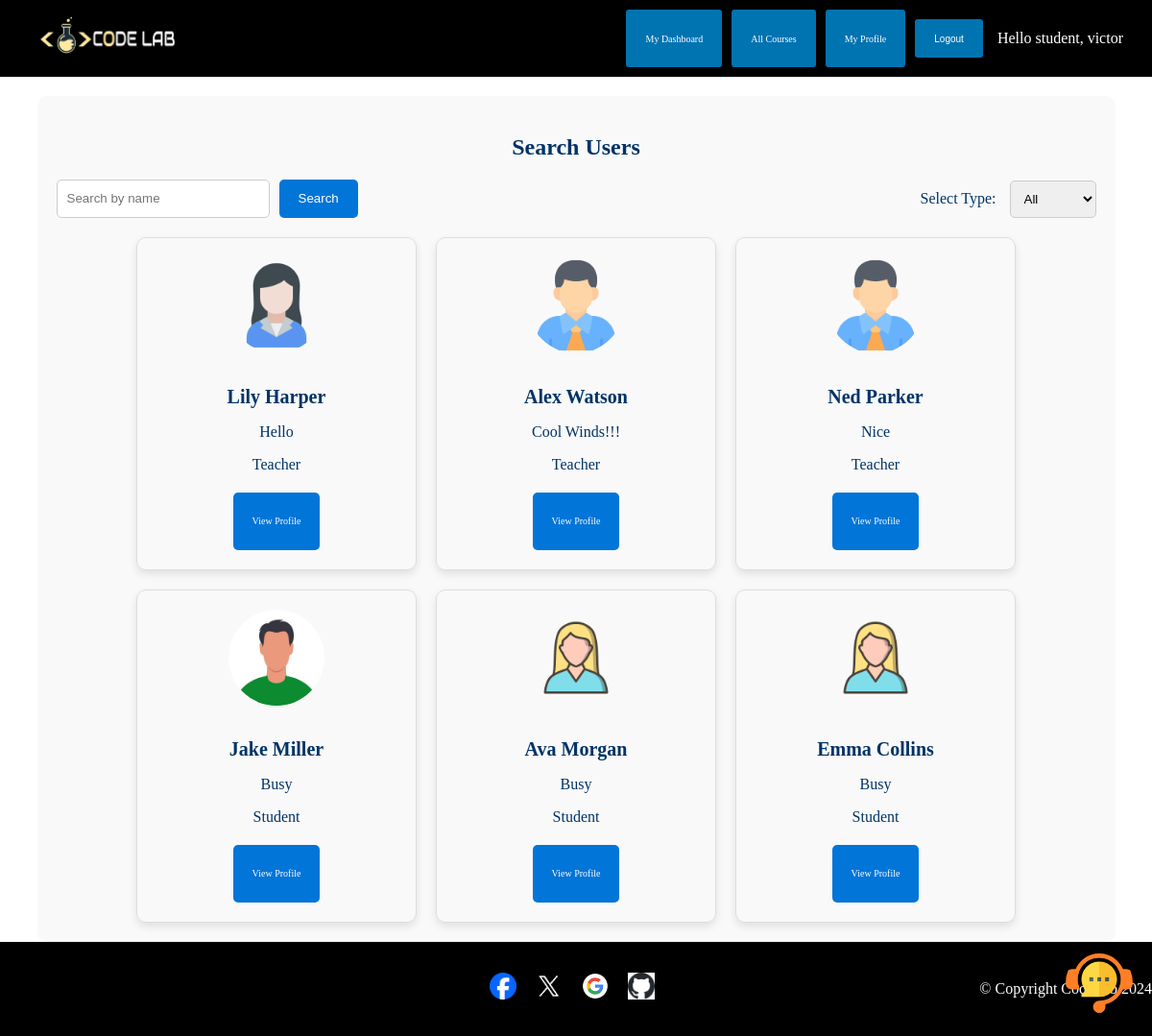
Screenshot of /search/ (signed in) with the database file from the repository.
### CodeLabWebsite/models.py (models this page shows, shortened)
class Profile(models.Model):
    user = models.OneToOneField(User, on_delete=models.CASCADE)  # Link to the User model
    name = models.CharField(max_length=100, null=True, blank=True)  # Optional name field
    teacher = models.BooleanField(default=False)  # Boolean field to indicate if the user is a teacher
    student = models.BooleanField(default=False)  # Boolean field to indicate if the user is a student
    photo = models.ImageField(upload_to='photos/', null=True, blank=True)  # Optional photo field
    status = models.CharField(max_length=255, null=True, blank=True)  # Optional status field
    like_count = models.PositiveIntegerField(default=0)  # Count of likes
    dislike_count = models.PositiveIntegerField(default=0)  # Count of dislikes

### CodeLabWebsite/views.py (the view)
# urls.py: path('search/', views.search_users, name='search_users'),  # Search users
@login_required
def search_users(request):
    user_type = request.GET.get('type')
    search_query = request.GET.get('q', '')
    profiles = Profile.objects.all()
    if user_type == 'student':
        profiles = profiles.filter(teacher=False)
    elif user_type == 'teacher':
        profiles = profiles.filter(teacher=True)
    if search_query:
        profiles = profiles.filter(user__username__icontains=search_query)
    return render(request, 'CodeLabWebsite/teacher_user-search.html', {'profiles': profiles, 'search_query': search_query})

### CodeLabWebsite/templates/CodeLabWebsite/teacher_user-search.html (shortened to what this page needs)
{% extends 'CodeLabWebsite/base.html' %}
{% load static %}
{% block content %}
<div class="container" style="margin-top: 20px; padding: 20px; background-color: #f9f9f9; border-radius: 10px;">
    <h2 style="text-align: center; margin-bottom: 20px;">Search Users</h2>
    <form method="get" style="margin-bottom: 20px; display: flex; gap: 10px; align-items: flex-end; justify-content: space-between;">
        <div style="display: flex; flex-direction: column; align-items: flex-start;">
            <div style="display: flex; gap: 5px;">
                <input type="text" name="q" placeholder="Search by name" value="{{ search_query }}" style="padding: 10px; border-radius: 5px; border: 1px solid #ccc; width: 200px;">
                <button type="submit" style="padding: 10px 20px; border-radius: 5px; background-color: #0275d8; color: white; border: none; cursor: pointer;">Search</button>
            </div>
        </div>
        <div>
            <label for="type" style="margin-right: 10px;">Select Type:</label>
            <select name="type" id="type" onchange="this.form.submit()" style="padding: 10px; border-radius: 5px; border: 1px solid #ccc;">
                <option value="" {% if not request.GET.type %}selected{% endif %}>All</option>
            </select>
        </div>
    </form>
    <div class="card-container" style="display: flex; flex-wrap: wrap; gap: 20px; justify-content: center;">
        {% for profile in profiles %}
        <div class="card" style="border: 1px solid #ddd; border-radius: 10px; padding: 20px; width: 250px; text-align: center; box-shadow: 0 4px 8px rgba(0, 0, 0, 0.1); transition: transform 0.2s, box-shadow 0.2s;">
            {% if profile.photo %}
                <img src="{{ profile.photo.url }}" alt="Profile Picture" style="width: 100px; height: 100px; border-radius: 50%; margin-bottom: 10px;">
            {% else %}
                <img src="{% static 'images/default_profile.jpg' %}" alt="Default" style="width: 100px; height: 100px; border-radius: 50%; margin-bottom: 10px;">
            {% endif %}
            <h3 style="margin-bottom: 10px;">{{ profile.name }}</h3>
            <p style="margin-bottom: 10px;">{{ profile.status }}</p>
            <p style="margin-bottom: 20px;">{% if profile.teacher %}Teacher{% else %}Student{% endif %}</p>
            <a href="{% url 'user_profile' profile.user.id %}" class="button" style="padding: 10px 20px; border-radius: 5px; background-color: #0275d8; color: white; text-decoration: none; cursor: pointer;">View Profile</a>
        </div>
        {% endfor %}
    </div>
</div>
{% endblock %}

### CodeLabWebsite/templates/CodeLabWebsite/base.html (shortened to what this page needs)
<!DOCTYPE html>
{% load static %}
<html lang="en">
<head>
    <link rel="stylesheet" href="https://cdnjs.cloudflare.com/ajax/libs/skeleton/2.0.4/skeleton.min.css">
    <link rel="stylesheet" href="https://cdnjs.cloudflare.com/ajax/libs/font-awesome/6.0.0-beta3/css/all.min.css">
</head>
<body>
    <header>
        <div class="container" style="display: flex; justify-content: space-between; align-items: center; margin-top: 0px;">
            <h1 style="margin: 0; flex-grow: 1; font-size: 24px;">
                <a href="{% url 'home' %}">
                    <img src="{% static 'images/CodeLab.png' %}" alt="CodeLab" style="height: 40px;">
                </a>
            </h1>
            {% if user.is_authenticated %}
                {% if user.profile.teacher %}
                    <a href="{% url 'teacher_dashboard' %}" class="button">My Dashboard</a>
                    <a href="{% url 'create_course' %}" class="button">Create Course</a>
                    <a href="{% url 'search_users' %}" class="button">User Search</a>
                    <a href="{% url 'edit_teacher_profile' %}" class="button">My Profile</a>
                    <form method="post" action="{% url 'logout' %}" style="display: inline-flex; align-items: center;">
                        {% csrf_token %}
                        <button type="submit" class="button">Logout</button>
                    </form>
                    <span class="user-greeting">Hello teacher, {{ user.username }}</span>
                {% else %}
                    <a href="{% url 'student_dashboard' %}" class="button">My Dashboard</a>
                    <a href="{% url 'all_courses' %}" class="button">All Courses</a>
                    <a href="{% url 'edit_teacher_profile' %}" class="button">My Profile</a>
                    <form method="post" action="{% url 'logout' %}" style="display: inline-flex; align-items: center;">
                        <button type="submit" class="button">Logout</button>
                    </form>
                    <span class="user-greeting">Hello student, {{ user.username }}</span>
                {% endif %}
            {% endif %}
        </div>
    </header>
    <div class="container">
        {% block content %}{% endblock %}
    </div>
    {% if user.is_authenticated and not home %}
    <div id="chat-box">
        <img id="chat-icon" src="{% static 'images/Chaticon.png' %}" alt="Chat Icon" />
    </div>
    {% endif %}
    <footer>
        <div class="footer-container">
            <div class="footer-left">
                <div class="social-media-icons">
                    <a href="https://www.facebook.com/login" role="button">
                        <img src="{% static 'images/Facebook.png' %}" alt="Facebook">
                    </a>
                    <a href="https://twitter.com/login" role="button">
                        <img src="{% static 'images/Twitter.png' %}" alt="Twitter">
                    </a>
                    <a href="https://accounts.google.com/signin" role="button">
                        <img src="{% static 'images/Google.png' %}" alt="Google">
                    </a>
                    <a href="https://github.com/login" role="button">
                        <img src="{% static 'images/Github.png' %}" alt="Github">
                    </a>
                </div>
            </div>
            <div class="footer-right">
                <div class="text-white">
                    &copy; Copyright CodeLab 2024
                </div>
            </div>
        </div>
    </footer>
</body>
</html>

### rows the page displays
Profile: photo (picture), name "Lily Harper", status "Hello", teacher "Teacher"
Profile: photo (picture), name "Alex Watson", status "Cool Winds!!!", teacher "Teacher"
Profile: photo (picture), name "Ned Parker", status "Nice", teacher "Teacher"
Profile: photo (picture), name "Jake Miller", status "Busy", teacher "Student"
Profile: photo (picture), name "Ava Morgan", status "Busy", teacher "Student"
Profile: photo (picture), name "Emma Collins", status "Busy", teacher "Student"

### other values shown
{{ user.username }} "victor"
